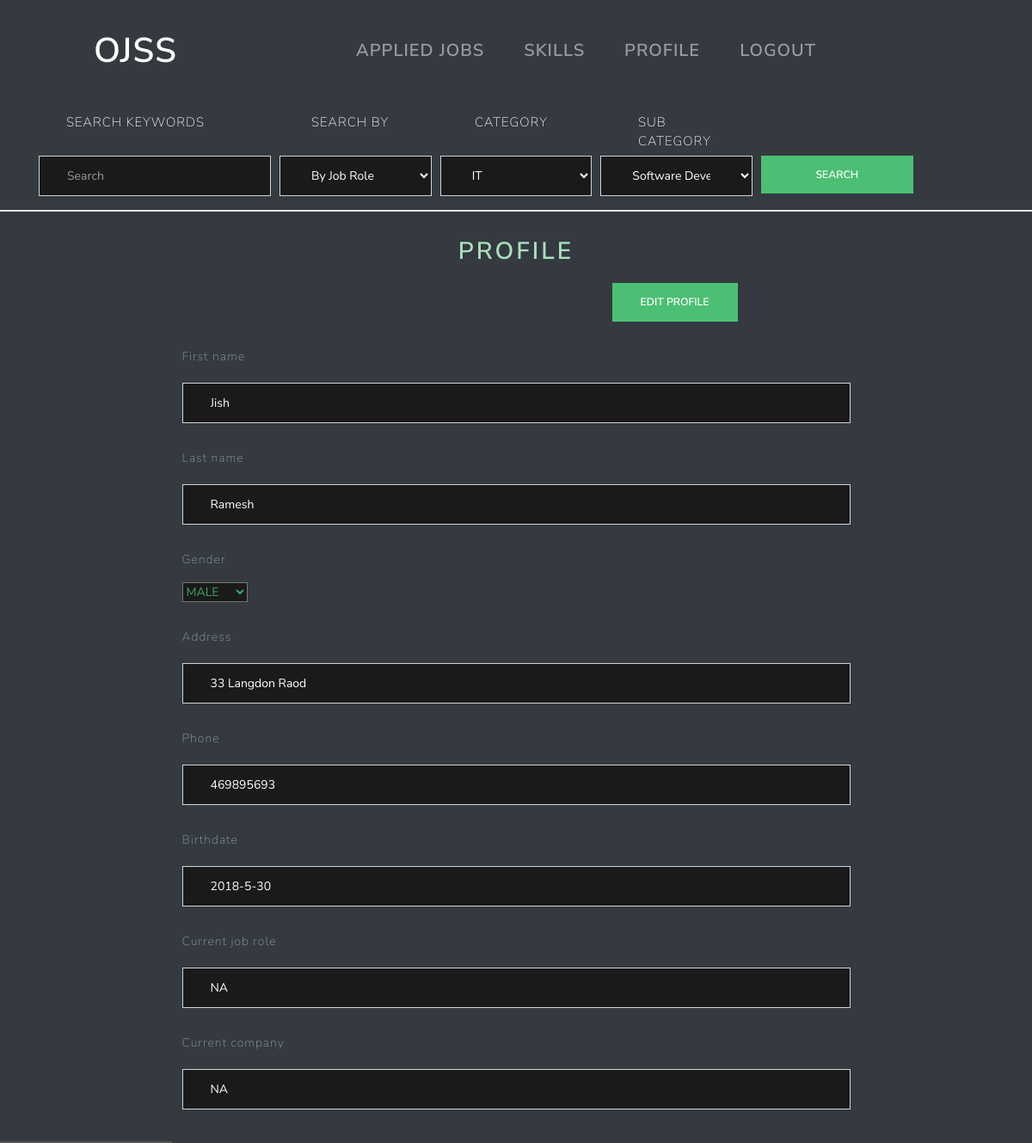
Screenshot of /seekerprofile (signed in) with the database file from the repository.
### ojss_app/models.py (models this page shows, shortened)
class SeekerProfile(models.Model):
    GENDER_CHOICES = (
        ('M','MALE'),
        ('F','FEMALE'),
    )
    seeker = models.OneToOneField(User,on_delete=models.CASCADE)
    first_name = models.CharField(max_length=255)
    last_name = models.CharField(max_length=255)
    gender = models.CharField(max_length=1,
                              choices=GENDER_CHOICES,
                              default='M')
    address = models.CharField(max_length=255)
    phone = models.IntegerField(max_length=10)
    birthDate = models.DateField()
    current_job_role = models.CharField(max_length=255)
    current_company = models.CharField(max_length=255)

### ojss_app/views.py (the view)
# urls.py: path("seekerprofile",views.UserController.seekerProfile, name= 'seeker_profile'),
    @staticmethod
    @login_required
    def seekerProfile(request):
        if request.method == 'POST':
            form = SeekerProfileForm(request.POST)
            if form.is_valid():
                first_name = form.cleaned_data['first_name']
                last_name = form.cleaned_data['last_name']
                gender = form.cleaned_data['gender']
                address = form.cleaned_data['address']
                phone = form.cleaned_data['phone']
                birthdate = form.cleaned_data['birthDate']
                current_job = form.cleaned_data['current_job_role']
                company = form.cleaned_data['current_company']
                try:
                    profile = SeekerProfile.objects.get(seeker_id=request.user.id)
                    profile.first_name = first_name
                    profile.last_name = last_name
                    profile.gender = gender
                    profile.address = address
                    profile.phone = phone
                    profile.birthDate = birthdate
                    profile.current_job = current_job
                    profile.company = company
                    profile.save()
                except SeekerProfile.DoesNotExist:
                    SeekerProfile.objects.create(
                        first_name=first_name,
                        last_name=last_name,
                        gender=gender,
                        address=address,
                        phone=phone,
                        birthDate=birthdate,
                        current_job_role=current_job,
                        current_company=company,
                        seeker_id=request.user.id
                    ).save()
                form = SeekerProfileForm(initial={'first_name': first_name, 'last_name': last_name,
                                                  'gender': gender, 'address': address, 'phone': phone,
                                                  'birthDate': birthdate,
                                                  'current_job_role': current_job, 'current_company': company})
            args = {'form': form}
            return render(request, 'ojss_app/seekerprofile.html', args)
        else:
            if request.user.is_authenticated:
                seeker = request.user.id
                try:
                    profile = SeekerProfile.objects.get(seeker_id=seeker)
                    first_name = profile.first_name
                    last_name = profile.last_name
                    gender = profile.gender
                    address = profile.address
                    phone = profile.phone
                    birthdate = profile.birthDate
                    current_job = profile.current_job_role
                    company = profile.current_company
                except:
                    first_name = ""
                    last_name = ""
                    gender = ""
                    address = ""
                    phone = ""
                    birthdate = ""
                    current_job = ""
                    company = ""
                form = SeekerProfileForm(initial={'first_name': first_name, 'last_name': last_name,
                                                  'gender': gender, 'address': address, 'phone': phone,
                                                  'birthDate': birthdate,
                                                  'current_job_role': current_job, 'current_company': company})
                args = {'form': form}
                return render(request, 'ojss_app/seekerprofile.html', args)

### ojss_app/forms.py
class SeekerProfileForm(forms.Form):
    class Meta:
        model = SeekerProfile
    GENDER_CHOICES = [
        ('M', 'MALE'),
        ('F', 'FEMALE'),
    ]
    first_name = forms.CharField(max_length=255, widget=forms.TextInput(attrs={'class' : 'profile-form-style'}))
    last_name = forms.CharField(widget=forms.TextInput(attrs={'class' : 'profile-form-style'}))
    gender = forms.ChoiceField(label='Gender',choices=GENDER_CHOICES,widget=forms.TextInput(attrs={'class' : 'profile-form-style'}))
    address = forms.CharField(widget=forms.TextInput(attrs={'class' : 'profile-form-style'}))
    phone = forms.IntegerField(widget=forms.TextInput(attrs={'class' : 'profile-form-style'}))
    birthDate = forms.DateTimeField(widget=forms.TextInput(attrs={'class' : 'profile-form-style'}))
    current_job_role = forms.CharField(widget=forms.TextInput(attrs={'class' : 'profile-form-style'}))
    current_company = forms.CharField(widget=forms.TextInput(attrs={'class' : 'profile-form-style'}))

### ojss/templates/ojss_app/seekerprofile.html (shortened to what this page needs)
{%  extends "base.html" %}
{% block content %}
    <div class="container">
    <div class="text-center" style="margin-top: 30px">
        <h2 class="profile-header" id="profile-heading">PROFILE</h2>
    </div>
    <div class = "profile-form">
        <div class="form-group">
    <form method="post" id="profile-edit">
    <div class="profile-edit-buttons">
        <button type="submit" id="profileEditButton"
                    onclick="toggleProfileEdit()" class="btn btn-success"> Edit Profile </button>
    </div>
        {%  for  field in form %}
            {% if field.label == 'Gender' %}
                <p style="margin-top: 30px;" >{{ field.label }}</p>
                <select name="gender" style="display: block; margin-top: 10px;background-color: #1a1a1a; color: #3ca861">
                {% for key,value in form.fields.gender.choices %}
                    <option class="option-values"
                            value="{{  key }}"{% if field.value == key %}selected {% endif  %}>{{ value }}</option>
                {% endfor %}
                </select>
                {% elif field.label == 'Birthdate' %}
                <label for="{{ field.name }}" style="margin-top: 30px; margin-bottom: -40px">
                    {{ field.label }} </label>
                <input id ='datepicker' onclick="removeVal()" readonly placeholder="{{ field.label }}"
                       name="{{ field.name }}" class="form-control input-control date-picking"
                       style="background-color: #1a1a1a; color: #ffffff"
                       value="{{field.value.year}}-{{field.value.month}}-{{field.value.day}}">
            {% else %}
                <label for="{{ field.name }}" style="margin-top: 30px; margin-bottom: -40px">
                    {{ field.label }} </label>
                <input readonly name="{{ field.name }}" class="form-control input-control"
                       style="background-color: #1a1a1a; color: #ffffff" value="{{ field.value}}">
            {% endif %}
            {% endfor %}
        <br/>
    </form>
         </div>
    </div>
    </div>
{% endblock %}

### ojss/static/ojss_app/css/main.css (style rules this page uses)
html { height: 100%; width: 100%; }
body { margin: 0; padding: 0; background-color: #343a40; }
.job_list h1, h2, h3, h4, h5, h6 { color: #a9e0bc; }
input { margin-top: 20px; color: #ffffff; }
.profile-form { width: 70%; margin: 0 auto; }
.profile-edit-buttons { margin-top: 20px; margin-left: 500px; }

### rows the page displays
SeekerProfile: first_name "Jish" "Ramesh" "33 Langdon Raod" "NA" "NA"

### other values shown
{{ field.label }} "First name" "Last name" "Address" "Phone" "Current job role" "Current company"
{{ field.label }} "Gender"
{{ field.label }} "Birthdate"
form field gender "MALE"
